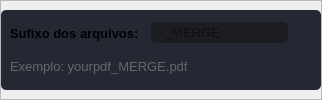
                     <widget class="QFrame" name="frame_home_holding_3">
                      <property name="styleSheet">
                       <string notr="true"/>
                      </property>
                      <property name="frameShape">
                       <enum>QFrame::StyledPanel</enum>
                      </property>
                      <property name="frameShadow">
                       <enum>QFrame::Raised</enum>
                      </property>
                      <layout class="QHBoxLayout" name="horizontalLayout_15">
                       <property name="spacing">
                        <number>0</number>
                       </property>
                       <property name="leftMargin">
                        <number>0</number>
                       </property>
                       <property name="topMargin">
                        <number>0</number>
                       </property>
                       <property name="rightMargin">
                        <number>0</number>
                       </property>
                       <property name="bottomMargin">
                        <number>0</number>
                       </property>
                       <item>
                        <widget class="QFrame" name="frame_home_children_3">
                         <property name="minimumSize">
                          <size>
                           <width>0</width>
                           <height>80</height>
                          </size>
                         </property>
                         <property name="maximumSize">
                          <size>
                           <width>850</width>
                           <height>80</height>
                          </size>
                         </property>
                         <property name="styleSheet">
                          <string notr="true">background-color: rgb(36, 40, 51);
border-radius: 5px;
</string>
                         </property>
                         <property name="frameShape">
                          <enum>QFrame::StyledPanel</enum>
                         </property>
                         <property name="frameShadow">
                          <enum>QFrame::Raised</enum>
                         </property>
                         <layout class="QGridLayout" name="gridLayout_3">
                          <item row="0" column="0" alignment="Qt::AlignLeft|Qt::AlignVCenter">
                           <widget class="QLabel" name="label_prefix">
                            <property name="enabled">
                             <bool>true</bool>
                            </property>
                            <property name="sizePolicy">
                             <sizepolicy hsizetype="Preferred" vsizetype="Preferred">
                              <horstretch>0</horstretch>
                              <verstretch>0</verstretch>
                             </sizepolicy>
                            </property>
                            <property name="minimumSize">
                             <size>
                              <width>135</width>
                              <height>22</height>
                             </size>
                            </property>
                            <property name="maximumSize">
                             <size>
                              <width>135</width>
                              <height>22</height>
                             </size>
                            </property>
                            <property name="font">
                             <font>
                              <family>Segoe UI</family>
                              <pointsize>10</pointsize>
                              <weight>75</weight>
                              <bold>true</bold>
                             </font>
                            </property>
                            <property name="cursor">
                             <cursorShape>ArrowCursor</cursorShape>
                            </property>
                            <property name="focusPolicy">
                             <enum>Qt::NoFocus</enum>
                            </property>
                            <property name="text">
                             <string>Sufixo dos arquivos:</string>
                            </property>
                           </widget>
                          </item>
                          <item row="1" column="0" colspan="6" alignment="Qt::AlignVCenter">
                           <widget class="QLabel" name="label_exemple_prefix">
                            <property name="minimumSize">
                             <size>
                              <width>180</width>
                              <height>15</height>
                             </size>
                            </property>
                            <property name="maximumSize">
                             <size>
                              <width>180</width>
                              <height>15</height>
                             </size>
                            </property>
                            <property name="font">
                             <font>
                              <pointsize>10</pointsize>
                             </font>
                            </property>
                            <property name="styleSheet">
                             <string notr="true">color: rgb(98, 103, 111);</string>
                            </property>
                            <property name="text">
                             <string>Exemplo: yourpdf_MERGE.pdf</string>
                            </property>
                           </widget>
                          </item>
                          <item row="0" column="1" alignment="Qt::AlignVCenter">
                           <widget class="QLineEdit" name="lineEdit_prefix">
                            <property name="maximumSize">
                             <size>
                              <width>150</width>
                              <height>16777215</height>
                             </size>
                            </property>
                            <property name="font">
                             <font>
                              <pointsize>10</pointsize>
                             </font>
                            </property>
                            <property name="styleSheet">
                             <string notr="true">QLineEdit {
	background-color: rgb(27, 29, 35);
	border-radius: 5px;
	border: 2px solid rgb(27, 29, 35);
	padding-left: 10px;
}
QLineEdit:hover {
	border: 2px solid rgb(64, 71, 88);
}
QLineEdit:focus {
	border: 2px solid rgb(91, 101, 124);
}</string>
                            </property>
                            <property name="text">
                             <string/>
                            </property>
                            <property name="placeholderText">
                             <string>_MERGE</string>
                            </property>
                            <property name="clearButtonEnabled">
                             <bool>false</bool>
                            </property>
                           </widget>
                          </item>
                         </layout>
                        </widget>
                       </item>
                      </layout>
                     </widget>
